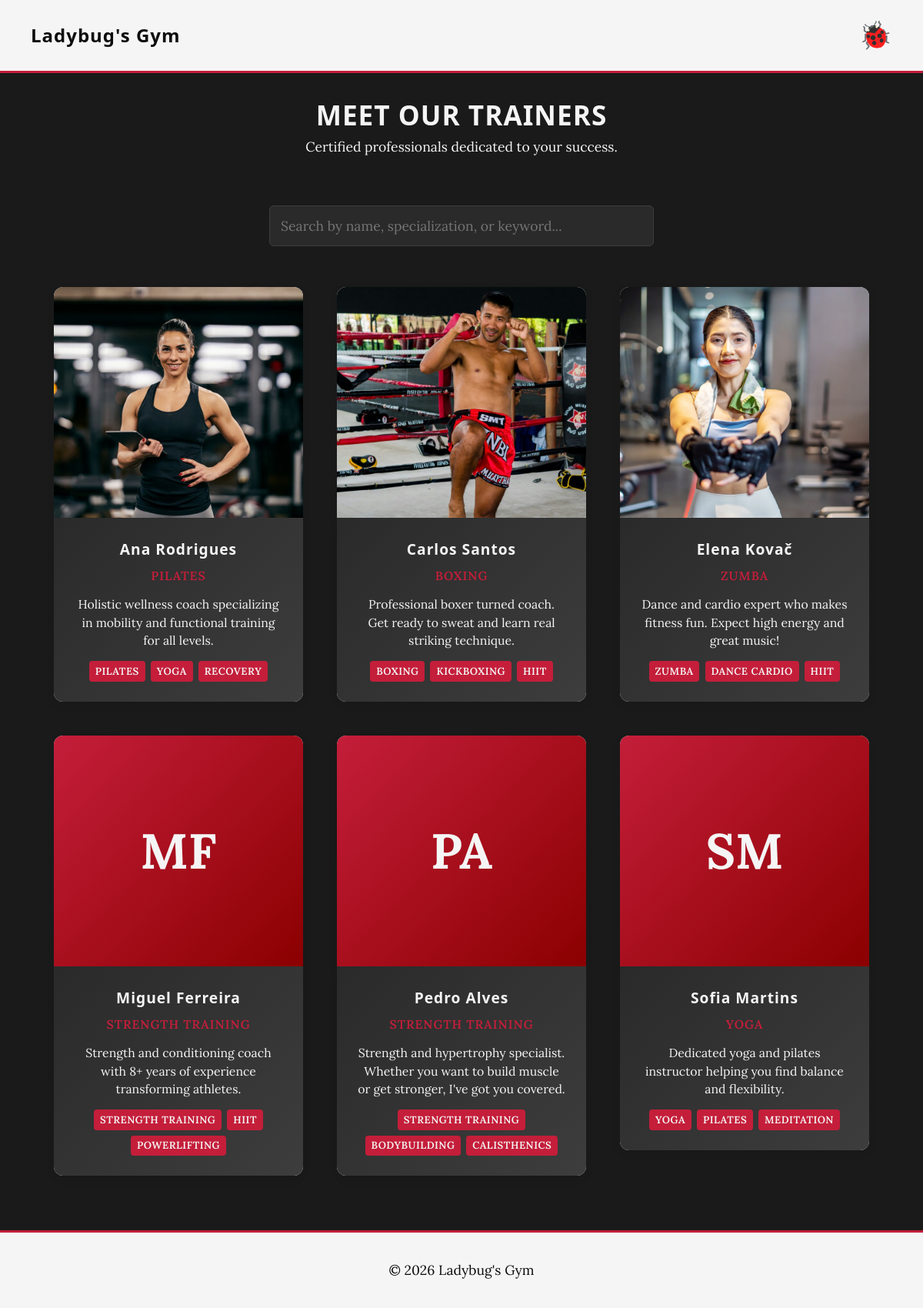
/pages/trainers.php, run on the app's committed database.
### tables this page shows
CREATE TABLE trainer_profiles (
    id INTEGER PRIMARY KEY AUTOINCREMENT,
    user_id INTEGER UNIQUE NOT NULL,
    bio TEXT,
    specializations TEXT,
    certifications TEXT, years_experience INTEGER DEFAULT 0,
    FOREIGN KEY(user_id) REFERENCES users(id) ON DELETE CASCADE
);

CREATE TABLE users (
    id INTEGER PRIMARY KEY AUTOINCREMENT,
    username VARCHAR(50) UNIQUE NOT NULL,
    email VARCHAR(100) UNIQUE NOT NULL,
    password_hash TEXT NOT NULL,
    name TEXT NOT NULL,
    role TEXT CHECK(role IN ('member', 'trainer', 'admin')) NOT NULL DEFAULT 'member',
    profile_photo TEXT,
    active INTEGER NOT NULL DEFAULT 1 CHECK(active IN (0,1)),
    created_at TEXT DEFAULT CURRENT_TIMESTAMP,
    plan_id INTEGER REFERENCES plans(id) ON DELETE SET NULL
);

### pages/trainers.php (called while the page is built, shortened)
<?php
require_once(__DIR__ . '/../templates/common.tpl.php');
require_once(__DIR__ . '/../templates/trainers.tpl.php');
require_once(__DIR__ . '/../database/trainer.class.php');
$trainers = Trainer::getAllTrainers();
drawHead("Our Trainers | Ladybug's Gym");
drawHeader();
drawPageHeader('MEET OUR TRAINERS', 'Certified professionals dedicated to your success.');
drawTrainersPage($trainers);
drawFooter();
?>

### database/trainer.class.php (called while the page is built, shortened)
<?php
class Trainer {
    private int $id;
    private string $name;
    private string $profilePhoto;
    private ?string $bio;
    private ?string $specializations;
    public function __construct(
        int $id,
        string $username,
        string $email,
        string $name,
        string $profilePhoto = '',
        ?string $bio = null,
        ?string $specializations = null,
        ?string $certifications = null,
        int $yearsExperience = 0,
        ?PDO $db = null
    ) {
        $this->id = $id;
        $this->name = $name;
        $this->profilePhoto = $profilePhoto;
        $this->bio = $bio;
        $this->specializations = $specializations;
    }
    public function getId(): int { return $this->id; }
    public function getName(): string { return $this->name; }
    public function getProfilePhoto(): string { return $this->profilePhoto; }
    public function getBio(): ?string { return $this->bio; }
    public function getSpecializationsList(): array {
        return array_map('trim', explode(',', $this->specializations));
    }
    public static function getAllTrainers(?PDO $db = null): array {
        $db = $db ?? getDatabaseConnection();
        $stmt = $db->prepare('
            SELECT
                u.id,
                u.username,
                u.email,
                u.name,
                COALESCE(u.profile_photo, \'\') AS profile_photo,
                tp.bio,
                tp.specializations,
                tp.certifications,
                COALESCE(tp.years_experience, 0) AS years_experience
            FROM users u
            LEFT JOIN trainer_profiles tp ON u.id = tp.user_id
            WHERE u.role = \'trainer\' AND u.active = 1
            ORDER BY u.name ASC
        ');
        $stmt->execute();
        $rows = $stmt->fetchAll();
        $trainers = [];
        foreach ($rows as $row) {
            $trainers[] = new self(
                $row['id'],
                $row['username'],
                $row['email'],
                $row['name'],
                $row['profile_photo'],
                $row['bio'],
                $row['specializations'],
                $row['certifications'],
                (int)$row['years_experience'],
                $db
            );
        }
        return $trainers;
    }
}
?>

### templates/trainers.tpl.php (the view, shortened to what this page needs)
<?php
function drawTrainersPage(array $trainers): void {
    ?>
    <main class="container trainers-page">
        <div class="trainer-search">
            <input type="text" id="trainerSearch" class="input-field" placeholder="Search by name, specialization, or keyword..." style="width: 100%; max-width: 500px; display: block; margin: 0 auto 2em;">
        </div>
        <div class="team-showcase" id="trainerGrid">
            <?php foreach ($trainers as $trainer): ?>
                <div onclick="openTrainerModal(<?= (int)$trainer->getId() ?>)">
                    <?php drawTrainerCard($trainer); ?>
                </div>
            <?php endforeach; ?>
        </div>
    </main>
    <?php
}
function drawTrainerCard(Trainer $trainer): void {
    $photo = $trainer->getProfilePhoto();
    $hasPhoto = $photo !== '' && file_exists(__DIR__ . '/../img/' . $photo);
    $initials = '';
    if (!$hasPhoto) {
        $parts = explode(' ', $trainer->getName());
        $initials = strtoupper(substr($parts[0] ?? '', 0, 1) . substr($parts[1] ?? '', 0, 1));
    }
    $specializations = $trainer->getSpecializationsList();
    $firstSpec = !empty($specializations) ? $specializations[0] : 'Fitness';
    ?>
    <div class="team-member">
        <?php if ($hasPhoto): ?>
            <img src="../img/<?= htmlspecialchars($photo) ?>" alt="<?= htmlspecialchars($trainer->getName()) ?>" class="team-member-image">
        <?php else: ?>
            <div class="team-member-image trainer-placeholder"><?= htmlspecialchars($initials) ?></div>
        <?php endif; ?>
        <div class="team-member-info">
            <h3 class="team-member-name"><?= htmlspecialchars($trainer->getName()) ?></h3>
            <p class="team-member-role"><?= htmlspecialchars($firstSpec) ?></p>
            <?php if ($trainer->getBio() !== null): ?>
                <p class="team-member-description"><?= htmlspecialchars($trainer->getBio()) ?></p>
            <?php endif; ?>
            <?php if (count($specializations) > 1): ?>
                <div class="trainer-specs">
                    <?php foreach ($specializations as $spec): ?>
                        <span class="trainer-spec-tag"><?= htmlspecialchars($spec) ?></span>
                    <?php endforeach; ?>
                </div>
            <?php endif; ?>
        </div>
    </div>
    <?php
}

### templates/common.tpl.php (shortened to what this page needs)
<?php
function drawHead($title) {
    ?>
    <!DOCTYPE html>
    <html lang="en">
    <head>
        <?php drawCSSLinks(); ?>
    </head>
    <body>
    <?php
}
function drawHeader() {
    ?>
    <header class="site-header">
        <div class="container header-container" id="headerContainer">
            <h1>Ladybug's Gym</h1>
            <div class="logo-container" id="ladybugToggle">
                <div class="ladybug-icon">🐞</div>
            </div>
        </div>
    </header>
    <?php
}
function drawPageHeader($title,$subtitle){
?>
     <div class="page-header">
            <h2><?php echo htmlspecialchars($title); ?></h2>
            <p><?php echo htmlspecialchars($subtitle); ?></p>
        </div>
<?php
}
function drawFooter() {
    ?>
    <footer class="site-footer">
        <div class="container">
            <p>&copy; 2026 Ladybug's Gym</p>
        </div>
    </footer>
    <?php
}
function drawCSSLinks() {
    ?>
    <link rel="stylesheet" href="../css/base.css">
    <link rel="stylesheet" href="../css/components.css">
    <link rel="stylesheet" href="../css/layout.css">
    <link rel="stylesheet" href="../css/pages.css">
    <link rel="stylesheet" href="../css/shared.css">
    <link rel="stylesheet" href="../css/cards.css">
    <link rel="stylesheet" href="../css/carousel.css">
    <link rel="stylesheet" href="../css/home.css">
    <link rel="stylesheet" href="../css/schedule.css">
    <link rel="stylesheet" href="../css/profile.css">
    <link rel="stylesheet" href="../css/login.css">
    <link rel="stylesheet" href="../css/trainers.css">
    <link rel="stylesheet" href="../css/trainer-dashboard.css">
    <link rel="stylesheet" href="../css/admin-dashboard.css">
    <?php
}

### css/base.css (style rules this page uses)
:root { --ladybug-red: #c41e3a; --ladybug-dark-red: #8b0000; --ladybug-black: #0d0d0d; --ladybug-dark-gray: #2a2a2a; --ladybug-medium-gray: #3d3d3d; --ladybug-white: #f5f5f5; --ladybug-bg: #1a1a1a; --ladybug-gray: #888; --ladybug-light: #4a1a1a; --accent-deep-red: #a01830; --accent-maroon: #7a0e26; --font-heading: 'Treova', 'Segoe UI', Arial, sans-serif; --font-body: 'Lora', Georgia, serif; --font-accent: 'Treova', 'Segoe UI', sans-serif; --primary-green: var(--ladybug-gray); --accent-green: var(--ladybug-red); --light-green: var(--ladybug-light); --white: var(--ladybug-white); --gray: var(--ladybug-gray); --bg-color: var(--ladybug-bg); }
* { margin: 0; padding: 0; box-sizing: border-box; }
body { font-family: var(--font-body); line-height: 1.6; color: var(--ladybug-white); background-color: var(--bg-color); font-size: 1.1rem; }
h1, h2, h3, h4, h5, h6 { font-family: var(--font-heading); letter-spacing: 1px; color: var(--ladybug-white); }
img { max-width: 100%; display: block; }

### css/components.css (style rules this page uses)
.input-field { width: 100%; padding: 0.8em; border: 1px solid var(--ladybug-medium-gray); border-radius: 6px; font-family: inherit; font-size: 1em; transition: border-color 0.3s; background-color: var(--ladybug-dark-gray); color: var(--ladybug-white); }

### css/layout.css (style rules this page uses)
.container { max-width: 1100px; margin: 0 auto; padding: 0 20px; width: 100%; }
.site-header { background-color: var(--ladybug-white); border-bottom: 3px solid var(--ladybug-red); padding: 1em 0; }
.site-header a, .site-header h1, .site-header nav { color: var(--ladybug-black); }
.header-container { display: flex; justify-content: space-between; align-items: center; position: relative; max-width: 100%; padding: 0 40px; }
.site-header h1 { font-size: 1.5rem; color: var(--ladybug-black); }
.site-footer { text-align: center; padding: 2em 0; background-color: var(--ladybug-white); color: var(--ladybug-black); border-top: 3px solid var(--ladybug-red); }
.site-footer .container { max-width: 100%; }
.logo-container { cursor: pointer; z-index: 20; position: relative; user-select: none; }
.ladybug-icon { font-size: 2.2rem; transition: transform 0.4s ease; }

### css/pages.css (style rules this page uses)
.page-header { text-align: center; margin-bottom: 2.5em; }
.page-header h2 { color: var(--primary-green); font-size: 2.2rem; }

### css/shared.css (style rules this page uses)
.page-header { text-align: center; margin-top: 1.5em; margin-bottom: 2.5em; }
.page-header h2 { color: var(--ladybug-white); font-size: 2.2rem; }
main.container { padding-top: 1em; }
main.container.schedule-page, main.container.trainers-page { padding-top: 1em; }

### css/cards.css (style rules this page uses)
.team-showcase { display: grid; grid-template-columns: repeat(auto-fit, minmax(280px, 1fr)); gap: 2.5em; margin-top: 3em; }
.team-member { position: relative; border-radius: 12px; overflow: hidden; background: var(--white); box-shadow: 0 4px 12px rgba(0,0,0,0.08); transition: all 0.5s cubic-bezier(0.34, 1.56, 0.64, 1); animation: fadeInUp 0.6s ease-out both; }
.team-member:nth-child(1) { animation-delay: 0.1s; }
.team-member-image { width: 100%; height: 300px; object-fit: cover; display: block; position: relative; z-index: 1; }
.team-member-info { padding: 1.5em; text-align: center; position: relative; z-index: 2; background: linear-gradient(135deg, #2a2a2a 0%, #3d3d3d 100%); }
.team-member-name { font-size: 1.2rem; font-weight: bold; color: var(--ladybug-white); margin-bottom: 0.3em; }
.team-member-role { color: var(--ladybug-red); font-size: 0.9em; font-weight: 600; text-transform: uppercase; letter-spacing: 1px; margin-bottom: 0.8em; }
.team-member-description { font-size: 0.9em; color: var(--ladybug-white); line-height: 1.5; }

### css/trainers.css (style rules this page uses)
.trainers-page { padding: 2em 20px 4em; }
.trainer-placeholder { display: flex; align-items: center; justify-content: center; background: linear-gradient(135deg, var(--ladybug-red), #8b0000); color: var(--ladybug-white); font-size: 4rem; font-weight: bold; height: 300px; }
.trainer-specs { display: flex; flex-wrap: wrap; gap: 0.4em; justify-content: center; margin-top: 0.8em; }
.trainer-spec-tag { background: var(--ladybug-red); color: var(--ladybug-white); padding: 0.2em 0.6em; border-radius: 4px; font-size: 0.75em; font-weight: 600; text-transform: uppercase; letter-spacing: 0.5px; }

### data on the page
trainer_profiles: shows a picture, user.name "Ana Rodrigues", specializations "PILATES", bio "Holistic wellness coach specializing in mobility and functional training for all levels.", specializations "YOGA", specializations "RECOVERY"
trainer_profiles: shows a picture, user.name "Carlos Santos", specializations "BOXING", bio "Professional boxer turned coach. Get ready to sweat and learn real striking technique.", specializations "KICKBOXING", specializations "HIIT"
trainer_profiles: shows a picture, user.name "Elena Kovač", specializations "ZUMBA", bio "Dance and cardio expert who makes fitness fun. Expect high energy and great music!", specializations "DANCE CARDIO", specializations "HIIT"
trainer_profiles: user.name "MF", user.name "Miguel Ferreira", specializations "STRENGTH TRAINING", bio "Strength and conditioning coach with 8+ years of experience transforming athletes.", specializations "HIIT", specializations "POWERLIFTING"
trainer_profiles: user.name "PA", user.name "Pedro Alves", specializations "STRENGTH TRAINING", bio "Strength and hypertrophy specialist. Whether you want to build muscle or get stronger, I've got you covered.", specializations "BODYBUILDING", specializations "CALISTHENICS"
trainer_profiles: user.name "SM", user.name "Sofia Martins", specializations "YOGA", bio "Dedicated yoga and pilates instructor helping you find balance and flexibility.", specializations "PILATES", specializations "MEDITATION"

### other printed values
$title "MEET OUR TRAINERS"
$subtitle "Certified professionals dedicated to your success."
